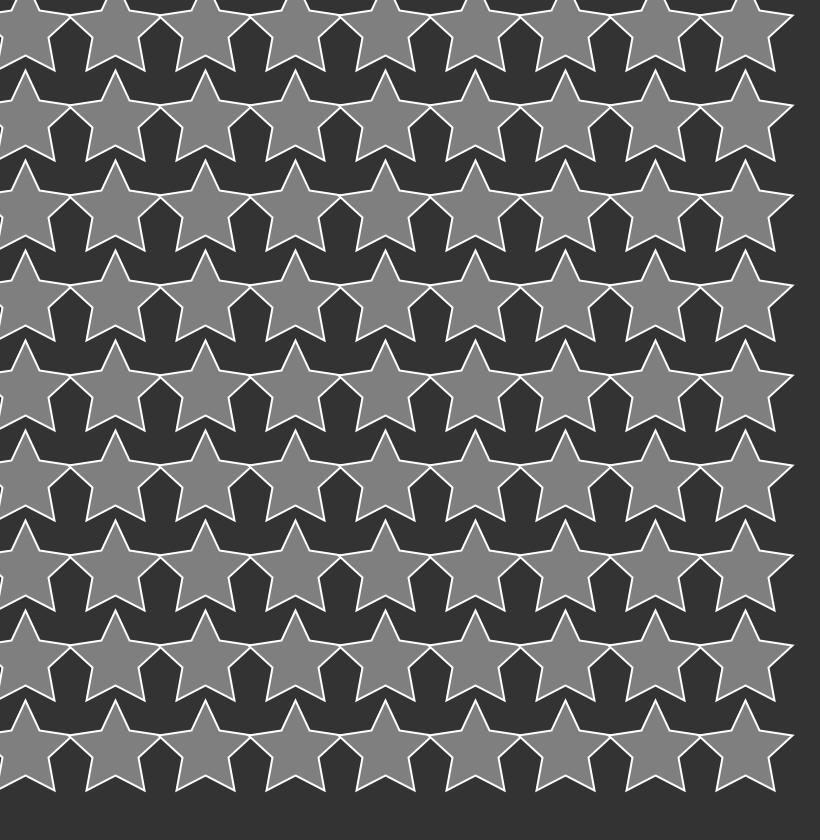
Frame 1 (no input)
Frame 60 (the mouse pressed at the canvas centre just before this capture): identical to frame 1, image omitted
Frame 120 (the mouse held since frame 60 and released just before this capture): identical to frame 1, image omitted

The Processing sketch that drew this single still picture (run headless with seeded random() and noise(); from frame 60 on, the mouse is pressed at the canvas centre):

// Processing sketch: Star_functions_Arguments
// ── Star_functions_Arguments.pde


void setup(){
 size(820,840);
 
}


void draw(){
   background(51);
   for(float x=25;x<width;x=x+90){
     for(float y=30;y<height; y=y+90){
 star(x,y);
     }
   }
}


void star(float x,float y){
  fill(127);
  stroke(255);
  strokeWeight(2);
  
  //here, Hardcoding a series of vertices
  
  beginShape();
  vertex(x,y-50);
  vertex(x+14,y-20);
  vertex(x+47,y-15);
  vertex(x+23,y+7);
  vertex(x+29,y+40);
  vertex(x,y+25);
  vertex(x-29,y+40);
  vertex(x-23,y+7);
  vertex(x-47,y-15);
  vertex(x-14,y-20);
  endShape(CLOSE);
  

}
